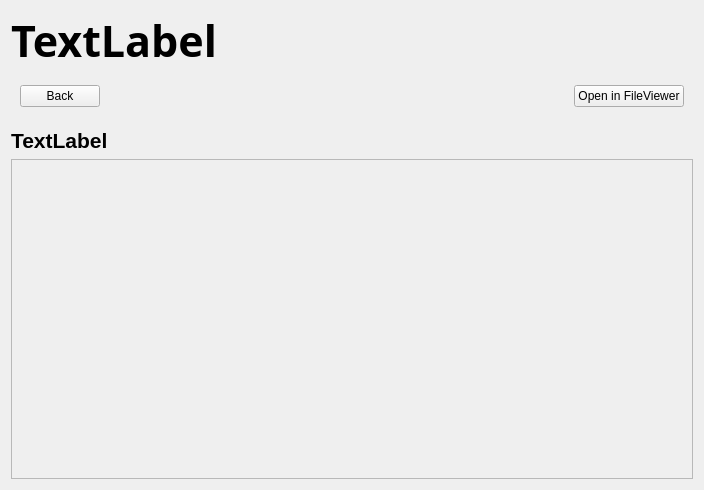
<?xml version="1.0" encoding="UTF-8"?>
<ui version="4.0">
 <class>NavigatorFrame</class>
 <widget class="QFrame" name="NavigatorFrame">
  <property name="geometry">
   <rect>
    <x>0</x>
    <y>0</y>
    <width>704</width>
    <height>490</height>
   </rect>
  </property>
  <property name="windowTitle">
   <string>Frame</string>
  </property>
  <layout class="QVBoxLayout" name="verticalLayout_3">
   <item>
    <widget class="QLabel" name="TypeLabel">
     <property name="sizePolicy">
      <sizepolicy hsizetype="Preferred" vsizetype="Fixed">
       <horstretch>0</horstretch>
       <verstretch>0</verstretch>
      </sizepolicy>
     </property>
     <property name="font">
      <font>
       <family>Nunito</family>
       <pointsize>32</pointsize>
       <bold>true</bold>
      </font>
     </property>
     <property name="text">
      <string>TextLabel</string>
     </property>
    </widget>
   </item>
   <item>
    <widget class="QWidget" name="widget" native="true">
     <property name="sizePolicy">
      <sizepolicy hsizetype="Preferred" vsizetype="Fixed">
       <horstretch>0</horstretch>
       <verstretch>0</verstretch>
      </sizepolicy>
     </property>
     <property name="maximumSize">
      <size>
       <width>16777215</width>
       <height>50</height>
      </size>
     </property>
     <layout class="QHBoxLayout" name="horizontalLayout_2">
      <item>
       <widget class="QPushButton" name="backButton">
        <property name="sizePolicy">
         <sizepolicy hsizetype="Minimum" vsizetype="Fixed">
          <horstretch>0</horstretch>
          <verstretch>0</verstretch>
         </sizepolicy>
        </property>
        <property name="text">
         <string>Back</string>
        </property>
       </widget>
      </item>
      <item>
       <spacer name="horizontalSpacer">
        <property name="orientation">
         <enum>Qt::Horizontal</enum>
        </property>
        <property name="sizeHint" stdset="0">
         <size>
          <width>465</width>
          <height>20</height>
         </size>
        </property>
       </spacer>
      </item>
      <item>
       <widget class="QPushButton" name="fileViewerButton">
        <property name="text">
         <string>Open in FileViewer</string>
        </property>
       </widget>
      </item>
     </layout>
    </widget>
   </item>
   <item>
    <widget class="QWidget" name="widget_2" native="true">
     <layout class="QVBoxLayout" name="verticalLayout_2">
      <property name="leftMargin">
       <number>0</number>
      </property>
      <property name="topMargin">
       <number>0</number>
      </property>
      <property name="rightMargin">
       <number>0</number>
      </property>
      <property name="bottomMargin">
       <number>0</number>
      </property>
     </layout>
    </widget>
   </item>
   <item>
    <widget class="QLabel" name="pathLabel">
     <property name="font">
      <font>
       <pointsize>16</pointsize>
       <bold>true</bold>
      </font>
     </property>
     <property name="text">
      <string>TextLabel</string>
     </property>
    </widget>
   </item>
   <item>
    <widget class="QScrollArea" name="scrollArea">
     <property name="widgetResizable">
      <bool>true</bool>
     </property>
     <widget class="QWidget" name="scrollAreaWidgetContents">
      <property name="geometry">
       <rect>
        <x>0</x>
        <y>0</y>
        <width>678</width>
        <height>319</height>
       </rect>
      </property>
      <layout class="QVBoxLayout" name="verticalLayout">
       <property name="leftMargin">
        <number>12</number>
       </property>
       <property name="topMargin">
        <number>12</number>
       </property>
       <property name="rightMargin">
        <number>12</number>
       </property>
       <property name="bottomMargin">
        <number>12</number>
       </property>
       <item>
        <layout class="QGridLayout" name="CardGrid"/>
       </item>
      </layout>
     </widget>
    </widget>
   </item>
  </layout>
 </widget>
 <resources/>
 <connections/>
</ui>
